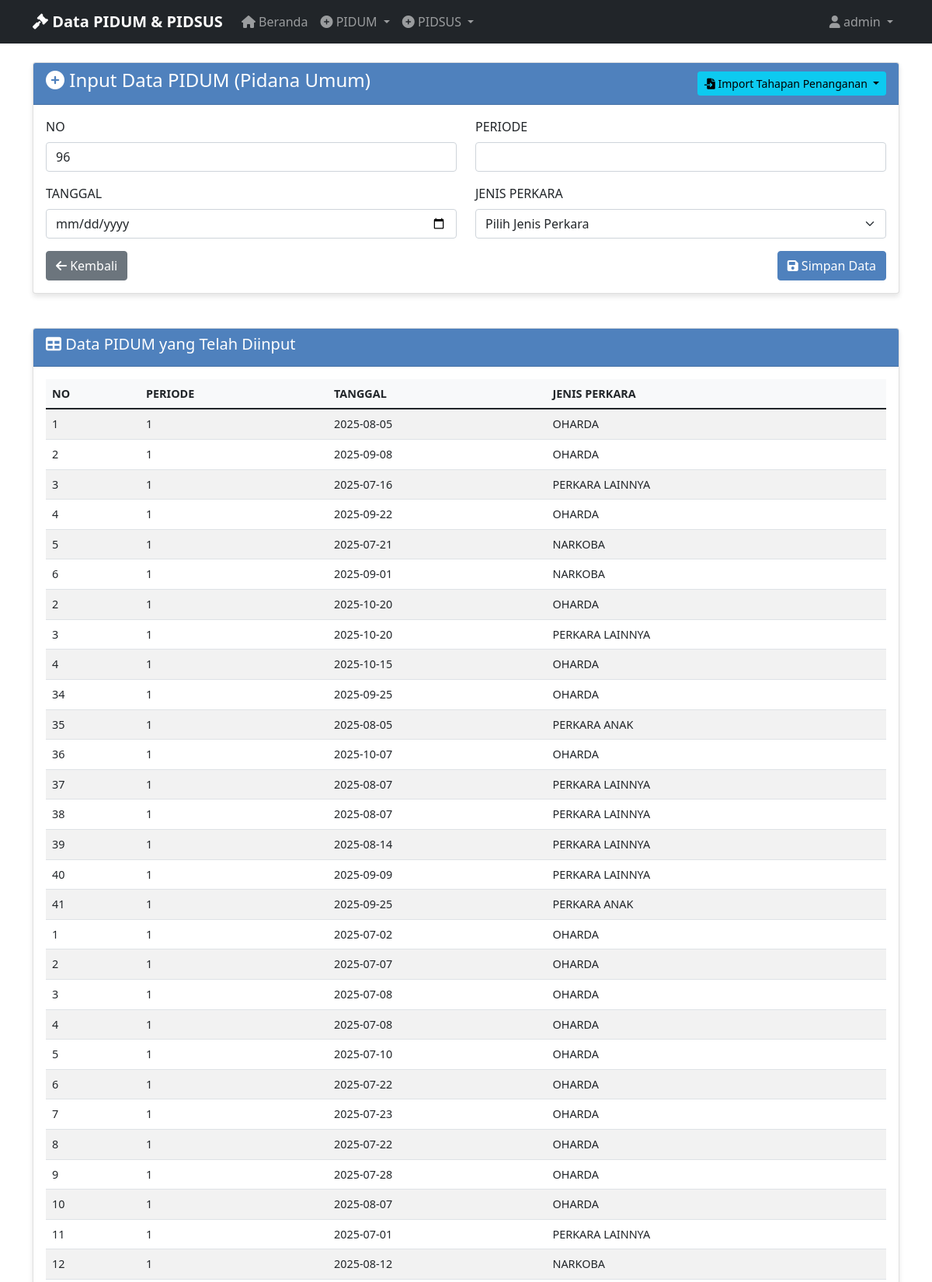
Page /manual_input_pidum (signed in, upper part) on the committed database.
### tables this page shows
CREATE TABLE "pidum_data" (
                id INTEGER PRIMARY KEY AUTOINCREMENT,
                no TEXT NOT NULL,
                periode TEXT NOT NULL,
                tanggal TEXT NOT NULL,
                jenis_perkara TEXT NOT NULL,
                tahapan_penanganan TEXT NOT NULL,
                keterangan TEXT NOT NULL,
                created_at TIMESTAMP DEFAULT CURRENT_TIMESTAMP
            );

### app_with_db.py (the view, shortened to what this page needs)
@app.route('/manual_input_pidum', methods=['GET', 'POST'])
@login_required
def manual_input_pidum():
    data = get_pidum_data_for_export()
    return render_template('input_pidum.html', data=data)

### app_with_db.py (called while the page is built)
def login_required(f):
    @wraps(f)
    def decorated_function(*args, **kwargs):
        if 'user_id' not in session:
            return redirect(url_for('login'))
        return f(*args, **kwargs)
    return decorated_function

### database.py (called while the page is built)
@contextmanager
def get_db_connection():
    conn = sqlite3.connect(DATABASE_PATH)
    conn.row_factory = sqlite3.Row
    try:
        yield conn
    finally:
        conn.close()

def get_all_pidum_data():
    with get_db_connection() as conn:
        cursor = conn.cursor()
        cursor.execute('SELECT * FROM pidum_data ORDER BY created_at DESC')
        rows = cursor.fetchall()
        return [dict(row) for row in rows]

def get_pidum_data_for_export():
    data = get_all_pidum_data()
    export_data = []
    for row in data:
        export_data.append({
            'NO': row['no'],
            'PERIODE': row['periode'],
            'TANGGAL': row['tanggal'],
            'JENIS PERKARA': row['jenis_perkara'],
            'TAHAPAN PENANGANAN': row['tahapan_penanganan'],
            'KETERANGAN': row['keterangan']
        })
    return export_data

### templates/input_pidum.html (shortened to what this page needs)
{% extends "base.html" %}
{% block content %}
<div class="row">
    <div class="col-md-12">
        <div class="card">
            <div class="card-header d-flex justify-content-between align-items-center">
                <h4><i class="fas fa-plus-circle"></i> Input Data PIDUM (Pidana Umum)</h4>
                <div class="btn-group">
                    <button type="button" class="btn btn-info btn-sm dropdown-toggle" data-bs-toggle="dropdown" aria-expanded="false">
                        <i class="fas fa-file-import"></i> Import Tahapan Penanganan
                    </button>
                </div>
            </div>
            <div class="card-body">
                <form method="POST" action="{{ url_for('input_pidum') }}">
                    <div class="row">
                        <div class="col-md-6">
                            <div class="mb-3">
                                <label for="no" class="form-label">NO</label>
                                <input type="number" class="form-control" id="no" name="no" required>
                            </div>
                        </div>
                        <div class="col-md-6">
                            <div class="mb-3">
                                <label for="periode" class="form-label">PERIODE</label>
                                <input type="text" class="form-control" id="periode" name="periode" required>
                            </div>
                        </div>
                    </div>
                    <div class="row">
                        <div class="col-md-6">
                            <div class="mb-3">
                                <label for="tanggal" class="form-label">TANGGAL</label>
                                <input type="date" class="form-control" id="tanggal" name="tanggal" required>
                            </div>
                        </div>
                        <div class="col-md-6">
                            <div class="mb-3">
                                <label for="jenis_perkara" class="form-label">JENIS PERKARA</label>
                                <select class="form-select" id="jenis_perkara" name="jenis_perkara" required>
                                    <option value="">Pilih Jenis Perkara</option>
                                </select>
                            </div>
                        </div>
                    </div>
                    <div class="d-flex justify-content-between">
                        <a href="{{ url_for('index') }}" class="btn btn-secondary">
                            <i class="fas fa-arrow-left"></i> Kembali
                        </a>
                        <button type="submit" class="btn btn-primary">
                            <i class="fas fa-save"></i> Simpan Data
                        </button>
                    </div>
                </form>
            </div>
        </div>
    </div>
</div>
{% if data %}
<div class="row mt-4">
    <div class="col-md-12">
        <div class="card">
            <div class="card-header">
                <h5><i class="fas fa-table"></i> Data PIDUM yang Telah Diinput</h5>
            </div>
            <div class="card-body">
                <div class="table-responsive">
                    <table class="table table-striped table-hover">
                        <thead>
                            <tr>
                                <th>NO</th>
                                <th>PERIODE</th>
                                <th>TANGGAL</th>
                                <th>JENIS PERKARA</th>
                            </tr>
                        </thead>
                        <tbody>
                            {% for item in data %}
                            <tr>
                                <td>{{ item.NO }}</td>
                                <td>{{ item.PERIODE }}</td>
                                <td>{{ item.TANGGAL }}</td>
                                <td>{{ item['JENIS PERKARA'] }}</td>
                            </tr>
                            {% endfor %}
                        </tbody>
                    </table>
                </div>
            </div>
        </div>
    </div>
</div>
{% endif %}
{% endblock %}

### templates/base.html (style rules this page uses)
.card { box-shadow: 0 4px 6px rgba(0, 0, 0, 0.1); margin-bottom: 20px; }
.card-header { background-color: #4F81BD; color: white; font-weight: bold; }
.btn-primary { background-color: #4F81BD; border-color: #4F81BD; }
.table { font-size: 0.9rem; }
.table th { background-color: #f8f9fa; font-weight: bold; }

### rows in the picture
pidum_data: NO "1", PERIODE "1", TANGGAL "2025-08-05", jenis_perkara "OHARDA"
pidum_data: NO "2", PERIODE "1", TANGGAL "2025-09-08", jenis_perkara "OHARDA"
pidum_data: NO "3", PERIODE "1", TANGGAL "2025-07-16", jenis_perkara "PERKARA LAINNYA"
pidum_data: NO "4", PERIODE "1", TANGGAL "2025-09-22", jenis_perkara "OHARDA"
pidum_data: NO "5", PERIODE "1", TANGGAL "2025-07-21", jenis_perkara "NARKOBA"
pidum_data: NO "6", PERIODE "1", TANGGAL "2025-09-01", jenis_perkara "NARKOBA"
pidum_data: NO "2", PERIODE "1", TANGGAL "2025-10-20", jenis_perkara "OHARDA"
pidum_data: NO "3", PERIODE "1", TANGGAL "2025-10-20", jenis_perkara "PERKARA LAINNYA"
pidum_data: NO "4", PERIODE "1", TANGGAL "2025-10-15", jenis_perkara "OHARDA"
pidum_data: NO "34", PERIODE "1", TANGGAL "2025-09-25", jenis_perkara "OHARDA"
pidum_data: NO "35", PERIODE "1", TANGGAL "2025-08-05", jenis_perkara "PERKARA ANAK"
pidum_data: NO "36", PERIODE "1", TANGGAL "2025-10-07", jenis_perkara "OHARDA"
pidum_data: NO "37", PERIODE "1", TANGGAL "2025-08-07", jenis_perkara "PERKARA LAINNYA"
pidum_data: NO "38", PERIODE "1", TANGGAL "2025-08-07", jenis_perkara "PERKARA LAINNYA"
pidum_data: NO "39", PERIODE "1", TANGGAL "2025-08-14", jenis_perkara "PERKARA LAINNYA"
pidum_data: NO "40", PERIODE "1", TANGGAL "2025-09-09", jenis_perkara "PERKARA LAINNYA"
pidum_data: NO "41", PERIODE "1", TANGGAL "2025-09-25", jenis_perkara "PERKARA ANAK"
pidum_data: NO "1", PERIODE "1", TANGGAL "2025-07-02", jenis_perkara "OHARDA"
pidum_data: NO "2", PERIODE "1", TANGGAL "2025-07-07", jenis_perkara "OHARDA"
pidum_data: NO "3", PERIODE "1", TANGGAL "2025-07-08", jenis_perkara "OHARDA"
pidum_data: NO "4", PERIODE "1", TANGGAL "2025-07-08", jenis_perkara "OHARDA"
pidum_data: NO "5", PERIODE "1", TANGGAL "2025-07-10", jenis_perkara "OHARDA"
pidum_data: NO "6", PERIODE "1", TANGGAL "2025-07-22", jenis_perkara "OHARDA"
pidum_data: NO "7", PERIODE "1", TANGGAL "2025-07-23", jenis_perkara "OHARDA"
pidum_data: NO "8", PERIODE "1", TANGGAL "2025-07-22", jenis_perkara "OHARDA"
pidum_data: NO "9", PERIODE "1", TANGGAL "2025-07-28", jenis_perkara "OHARDA"
pidum_data: NO "10", PERIODE "1", TANGGAL "2025-08-07", jenis_perkara "OHARDA"
pidum_data: NO "11", PERIODE "1", TANGGAL "2025-07-01", jenis_perkara "PERKARA LAINNYA"
pidum_data: NO "12", PERIODE "1", TANGGAL "2025-08-12", jenis_perkara "NARKOBA"

### other values in the picture
{{ session.username }} "admin"
